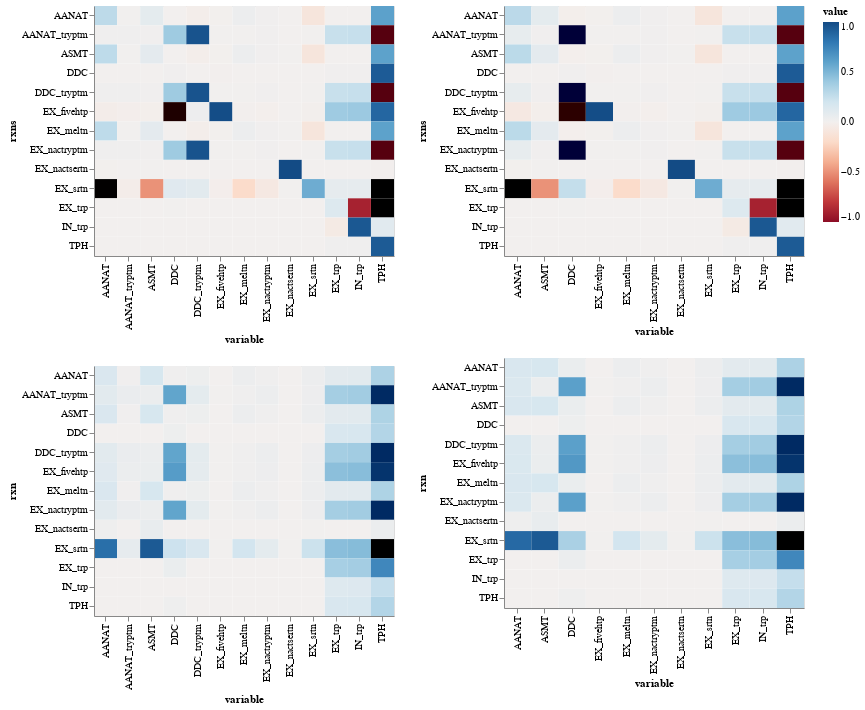

Notebook code cell kept with this figure:
### Code cell
alt.vconcat(get_heatmaps(Cx_df_median_list[ind], 'mets'),
            get_heatmaps(Cx_df_iqr_list[ind], 'mets'))

### Figure 1 — Vega-Lite specification as saved in the notebook (floating-point values rounded to 4 significant figures; data arrays with more than 128 entries replaced by an {"elided": "..."} marker saying what was removed)
{"$schema": "https://vega.github.io/schema/vega-lite/v2.4.3.json", "config": {"view": {"height": 300, "width": 400}}, "hconcat": [{"vconcat": [{"data": {"values": {"elided": "169 records"}}, "encoding": {"color": {"field": "value", "scale": {"domain": [-1, 1], "scheme": "redblue"}, "type": "quantitative"}, "tooltip": {"field": "value", "type": "quantitative"}, "x": {"field": "variable", "type": "nominal"}, "y": {"field": "rxns", "type": "nominal"}}, "height": 250, "mark": "rect", "width": 300}, {"data": {"values": {"elided": "169 records"}}, "encoding": {"color": {"field": "value", "scale": {"domain": [-1, 1], "scheme": "redblue"}, "type": "quantitative"}, "tooltip": {"field": "value", "type": "quantitative"}, "x": {"field": "variable", "type": "nominal"}, "y": {"field": "rxn", "type": "nominal"}}, "height": 250, "mark": "rect", "width": 300}]}, {"vconcat": [{"data": {"values": {"elided": "143 records"}}, "encoding": {"color": {"field": "value", "scale": {"domain": [-1, 1], "scheme": "redblue"}, "type": "quantitative"}, "tooltip": {"field": "value", "type": "quantitative"}, "x": {"field": "variable", "type": "nominal"}, "y": {"field": "rxns", "type": "nominal"}}, "height": 250, "mark": "rect", "width": 300}, {"data": {"values": {"elided": "143 records"}}, "encoding": {"color": {"field": "value", "scale": {"domain": [-1, 1], "scheme": "redblue"}, "type": "quantitative"}, "tooltip": {"field": "value", "type": "quantitative"}, "x": {"field": "variable", "type": "nominal"}, "y": {"field": "rxn", "type": "nominal"}}, "height": 250, "mark": "rect", "width": 300}]}]}
